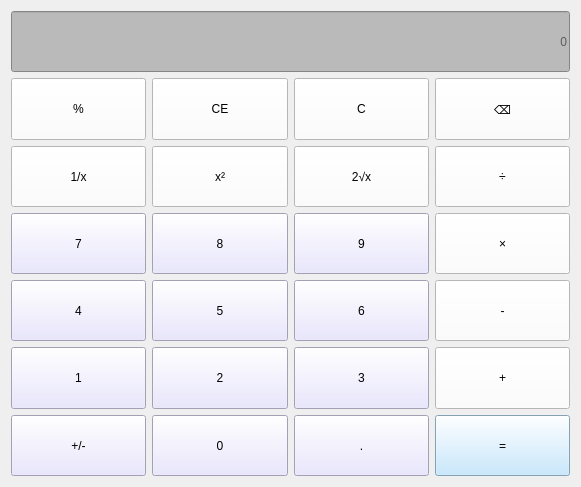
<?xml version="1.0" encoding="UTF-8"?>
<ui version="4.0">
 <class>Standard</class>
 <widget class="QWidget" name="Standard">
  <property name="geometry">
   <rect>
    <x>0</x>
    <y>0</y>
    <width>581</width>
    <height>487</height>
   </rect>
  </property>
  <property name="windowTitle">
   <string>Form</string>
  </property>
  <layout class="QHBoxLayout" name="horizontalLayout">
   <item>
    <layout class="QGridLayout" name="gridLayout">
     <item row="4" column="2">
      <widget class="QPushButton" name="btnNum6">
       <property name="sizePolicy">
        <sizepolicy hsizetype="Minimum" vsizetype="Minimum">
         <horstretch>0</horstretch>
         <verstretch>0</verstretch>
        </sizepolicy>
       </property>
       <property name="styleSheet">
        <string notr="true">QPushButton{
	font: 25 18pt &quot;Bahnschrift Light&quot;;
	background-color: rgb(228, 224, 255);
}

QPushButton::hover{
	background-color: rgb(177, 171, 255);
	color:black;
}

QPushButton::pressed{
	background-color: rgb(255, 255, 255);
	color:black;
}</string>
       </property>
       <property name="text">
        <string>6</string>
       </property>
      </widget>
     </item>
     <item row="4" column="0">
      <widget class="QPushButton" name="btnNum4">
       <property name="sizePolicy">
        <sizepolicy hsizetype="Minimum" vsizetype="Minimum">
         <horstretch>0</horstretch>
         <verstretch>0</verstretch>
        </sizepolicy>
       </property>
       <property name="styleSheet">
        <string notr="true">QPushButton{
	font: 25 18pt &quot;Bahnschrift Light&quot;;
	background-color: rgb(228, 224, 255);
}

QPushButton::hover{
	background-color: rgb(177, 171, 255);
	color:black;
}

QPushButton::pressed{
	background-color: rgb(255, 255, 255);
	color:black;
}</string>
       </property>
       <property name="text">
        <string>4</string>
       </property>
      </widget>
     </item>
     <item row="2" column="0">
      <widget class="QPushButton" name="btnInverse">
       <property name="sizePolicy">
        <sizepolicy hsizetype="Minimum" vsizetype="Minimum">
         <horstretch>0</horstretch>
         <verstretch>0</verstretch>
        </sizepolicy>
       </property>
       <property name="styleSheet">
        <string notr="true">QPushButton{
	font: 25 18pt &quot;Bahnschrift Light&quot;;
	background-color: rgb(255, 255, 255);
}

QPushButton::hover{
	background-color: rgb(177, 171, 255);
	color:black;
}

QPushButton::pressed{
	background-color: rgb(200, 127, 128);
	color:black;
}</string>
       </property>
       <property name="text">
        <string>1/x</string>
       </property>
      </widget>
     </item>
     <item row="6" column="3">
      <widget class="QPushButton" name="btnEqual">
       <property name="sizePolicy">
        <sizepolicy hsizetype="Minimum" vsizetype="Minimum">
         <horstretch>0</horstretch>
         <verstretch>0</verstretch>
        </sizepolicy>
       </property>
       <property name="styleSheet">
        <string notr="true">QPushButton{
	font: 25 18pt &quot;Bahnschrift Light&quot;;
	background-color: rgb(185, 227, 255);
}

QPushButton::hover{
	background-color: rgb(126, 210, 255);
	color:black;
}

QPushButton::pressed{
	background-color: rgb(255, 255, 255);
	color:black;
}
</string>
       </property>
       <property name="text">
        <string>=</string>
       </property>
      </widget>
     </item>
     <item row="2" column="1">
      <widget class="QPushButton" name="btnSquare">
       <property name="sizePolicy">
        <sizepolicy hsizetype="Minimum" vsizetype="Minimum">
         <horstretch>0</horstretch>
         <verstretch>0</verstretch>
        </sizepolicy>
       </property>
       <property name="styleSheet">
        <string notr="true">QPushButton{
	font: 25 18pt &quot;Bahnschrift Light&quot;;
	background-color: rgb(255, 255, 255);
}

QPushButton::hover{
	background-color: rgb(177, 171, 255);
	color:black;
}

QPushButton::pressed{
	background-color: rgb(200, 127, 128);
	color:black;
}</string>
       </property>
       <property name="text">
        <string>x²</string>
       </property>
      </widget>
     </item>
     <item row="5" column="1">
      <widget class="QPushButton" name="btnNum2">
       <property name="sizePolicy">
        <sizepolicy hsizetype="Minimum" vsizetype="Minimum">
         <horstretch>0</horstretch>
         <verstretch>0</verstretch>
        </sizepolicy>
       </property>
       <property name="styleSheet">
        <string notr="true">QPushButton{
	font: 25 18pt &quot;Bahnschrift Light&quot;;
	background-color: rgb(228, 224, 255);
}

QPushButton::hover{
	background-color: rgb(177, 171, 255);
	color:black;
}

QPushButton::pressed{
	background-color: rgb(255, 255, 255);
	color:black;
}</string>
       </property>
       <property name="text">
        <string>2</string>
       </property>
      </widget>
     </item>
     <item row="6" column="0">
      <widget class="QPushButton" name="btnZhengFu">
       <property name="sizePolicy">
        <sizepolicy hsizetype="Minimum" vsizetype="Minimum">
         <horstretch>0</horstretch>
         <verstretch>0</verstretch>
        </sizepolicy>
       </property>
       <property name="styleSheet">
        <string notr="true">QPushButton{
	font: 25 18pt &quot;Bahnschrift Light&quot;;
	background-color: rgb(228, 224, 255);
}

QPushButton::hover{
	background-color: rgb(177, 171, 255);
	color:black;
}

QPushButton::pressed{
	background-color: rgb(255, 255, 255);
	color:black;
}</string>
       </property>
       <property name="text">
        <string>+/-</string>
       </property>
      </widget>
     </item>
     <item row="4" column="3">
      <widget class="QPushButton" name="btnMinus">
       <property name="sizePolicy">
        <sizepolicy hsizetype="Minimum" vsizetype="Minimum">
         <horstretch>0</horstretch>
         <verstretch>0</verstretch>
        </sizepolicy>
       </property>
       <property name="styleSheet">
        <string notr="true">QPushButton{
	font: 25 18pt &quot;Bahnschrift Light&quot;;
	background-color: rgb(255, 255, 255);
}

QPushButton::hover{
	background-color: rgb(177, 171, 255);
	color:black;
}

QPushButton::pressed{
	background-color: rgb(200, 127, 128);
	color:black;
}</string>
       </property>
       <property name="text">
        <string>-</string>
       </property>
      </widget>
     </item>
     <item row="1" column="0">
      <widget class="QPushButton" name="btnPercentage">
       <property name="sizePolicy">
        <sizepolicy hsizetype="Minimum" vsizetype="Minimum">
         <horstretch>0</horstretch>
         <verstretch>0</verstretch>
        </sizepolicy>
       </property>
       <property name="styleSheet">
        <string notr="true">QPushButton{
	font: 25 18pt &quot;Bahnschrift Light&quot;;
	background-color: rgb(255, 255, 255);
}

QPushButton::hover{
	background-color: rgb(177, 171, 255);
	color:black;
}

QPushButton::pressed{
	background-color: rgb(200, 127, 128);
	color:black;
}</string>
       </property>
       <property name="text">
        <string>%</string>
       </property>
      </widget>
     </item>
     <item row="4" column="1">
      <widget class="QPushButton" name="btnNum5">
       <property name="sizePolicy">
        <sizepolicy hsizetype="Minimum" vsizetype="Minimum">
         <horstretch>0</horstretch>
         <verstretch>0</verstretch>
        </sizepolicy>
       </property>
       <property name="styleSheet">
        <string notr="true">QPushButton{
	font: 25 18pt &quot;Bahnschrift Light&quot;;
	background-color: rgb(228, 224, 255);
}

QPushButton::hover{
	background-color: rgb(177, 171, 255);
	color:black;
}

QPushButton::pressed{
	background-color: rgb(255, 255, 255);
	color:black;
}</string>
       </property>
       <property name="text">
        <string>5</string>
       </property>
      </widget>
     </item>
     <item row="2" column="3">
      <widget class="QPushButton" name="btnDivide">
       <property name="sizePolicy">
        <sizepolicy hsizetype="Minimum" vsizetype="Minimum">
         <horstretch>0</horstretch>
         <verstretch>0</verstretch>
        </sizepolicy>
       </property>
       <property name="styleSheet">
        <string notr="true">QPushButton{
	font: 25 18pt &quot;Bahnschrift Light&quot;;
	background-color: rgb(255, 255, 255);
}

QPushButton::hover{
	background-color: rgb(177, 171, 255);
	color:black;
}

QPushButton::pressed{
	background-color: rgb(200, 127, 128);
	color:black;
}</string>
       </property>
       <property name="text">
        <string>÷</string>
       </property>
      </widget>
     </item>
     <item row="1" column="3">
      <widget class="QPushButton" name="btnDel">
       <property name="sizePolicy">
        <sizepolicy hsizetype="Minimum" vsizetype="Minimum">
         <horstretch>0</horstretch>
         <verstretch>0</verstretch>
        </sizepolicy>
       </property>
       <property name="styleSheet">
        <string notr="true">QPushButton{
	font: 25 18pt &quot;Bahnschrift Light&quot;;
	background-color: rgb(255, 255, 255);
}

QPushButton::hover{
	background-color: rgb(177, 171, 255);
	color:black;
}

QPushButton::pressed{
	background-color: rgb(200, 127, 128);
	color:black;
}</string>
       </property>
       <property name="text">
        <string>⌫</string>
       </property>
      </widget>
     </item>
     <item row="3" column="0">
      <widget class="QPushButton" name="btnNum7">
       <property name="sizePolicy">
        <sizepolicy hsizetype="Minimum" vsizetype="Minimum">
         <horstretch>0</horstretch>
         <verstretch>0</verstretch>
        </sizepolicy>
       </property>
       <property name="styleSheet">
        <string notr="true">QPushButton{
	font: 25 18pt &quot;Bahnschrift Light&quot;;
	background-color: rgb(228, 224, 255);
}

QPushButton::hover{
	background-color: rgb(177, 171, 255);
	color:black;
}

QPushButton::pressed{
	background-color: rgb(255, 255, 255);
	color:black;
}
</string>
       </property>
       <property name="text">
        <string>7</string>
       </property>
      </widget>
     </item>
     <item row="3" column="2">
      <widget class="QPushButton" name="btnNum9">
       <property name="sizePolicy">
        <sizepolicy hsizetype="Minimum" vsizetype="Minimum">
         <horstretch>0</horstretch>
         <verstretch>0</verstretch>
        </sizepolicy>
       </property>
       <property name="styleSheet">
        <string notr="true">QPushButton{
	font: 25 18pt &quot;Bahnschrift Light&quot;;
	background-color: rgb(228, 224, 255);
}

QPushButton::hover{
	background-color: rgb(177, 171, 255);
	color:black;
}

QPushButton::pressed{
	background-color: rgb(255, 255, 255);
	color:black;
}</string>
       </property>
       <property name="text">
        <string>9</string>
       </property>
      </widget>
     </item>
     <item row="6" column="1">
      <widget class="QPushButton" name="btnNum0">
       <property name="sizePolicy">
        <sizepolicy hsizetype="Minimum" vsizetype="Minimum">
         <horstretch>0</horstretch>
         <verstretch>0</verstretch>
        </sizepolicy>
       </property>
       <property name="styleSheet">
        <string notr="true">QPushButton{
	font: 25 18pt &quot;Bahnschrift Light&quot;;
	background-color: rgb(228, 224, 255);
}

QPushButton::hover{
	background-color: rgb(177, 171, 255);
	color:black;
}

QPushButton::pressed{
	background-color: rgb(255, 255, 255);
	color:black;
}</string>
       </property>
       <property name="text">
        <string>0</string>
       </property>
      </widget>
     </item>
     <item row="2" column="2">
      <widget class="QPushButton" name="btnSqrt">
       <property name="sizePolicy">
        <sizepolicy hsizetype="Minimum" vsizetype="Minimum">
         <horstretch>0</horstretch>
         <verstretch>0</verstretch>
        </sizepolicy>
       </property>
       <property name="styleSheet">
        <string notr="true">QPushButton{
	font: 25 18pt &quot;Bahnschrift Light&quot;;
	background-color: rgb(255, 255, 255);
}

QPushButton::hover{
	background-color: rgb(177, 171, 255);
	color:black;
}

QPushButton::pressed{
	background-color: rgb(200, 127, 128);
	color:black;
}</string>
       </property>
       <property name="text">
        <string>2√x</string>
       </property>
      </widget>
     </item>
     <item row="3" column="1">
      <widget class="QPushButton" name="btnNum8">
       <property name="sizePolicy">
        <sizepolicy hsizetype="Minimum" vsizetype="Minimum">
         <horstretch>0</horstretch>
         <verstretch>0</verstretch>
        </sizepolicy>
       </property>
       <property name="styleSheet">
        <string notr="true">QPushButton{
	font: 25 18pt &quot;Bahnschrift Light&quot;;
	background-color: rgb(228, 224, 255);
}

QPushButton::hover{
	background-color: rgb(177, 171, 255);
	color:black;
}

QPushButton::pressed{
	background-color: rgb(255, 255, 255);
	color:black;
}
</string>
       </property>
       <property name="text">
        <string>8</string>
       </property>
       <property name="checkable">
        <bool>false</bool>
       </property>
       <property name="autoDefault">
        <bool>false</bool>
       </property>
      </widget>
     </item>
     <item row="3" column="3">
      <widget class="QPushButton" name="btnMultiple">
       <property name="sizePolicy">
        <sizepolicy hsizetype="Minimum" vsizetype="Minimum">
         <horstretch>0</horstretch>
         <verstretch>0</verstretch>
        </sizepolicy>
       </property>
       <property name="styleSheet">
        <string notr="true">QPushButton{
	font: 25 18pt &quot;Bahnschrift Light&quot;;
	background-color: rgb(255, 255, 255);
}

QPushButton::hover{
	background-color: rgb(177, 171, 255);
	color:black;
}

QPushButton::pressed{
	background-color: rgb(200, 127, 128);
	color:black;
}</string>
       </property>
       <property name="text">
        <string>×</string>
       </property>
      </widget>
     </item>
     <item row="5" column="0">
      <widget class="QPushButton" name="btnNum1">
       <property name="sizePolicy">
        <sizepolicy hsizetype="Minimum" vsizetype="Minimum">
         <horstretch>0</horstretch>
         <verstretch>0</verstretch>
        </sizepolicy>
       </property>
       <property name="styleSheet">
        <string notr="true">QPushButton{
	font: 25 18pt &quot;Bahnschrift Light&quot;;
	background-color: rgb(228, 224, 255);
}

QPushButton::hover{
	background-color: rgb(177, 171, 255);
	color:black;
}

QPushButton::pressed{
	background-color: rgb(255, 255, 255);
	color:black;
}</string>
       </property>
       <property name="text">
        <string>1</string>
       </property>
      </widget>
     </item>
     <item row="6" column="2">
      <widget class="QPushButton" name="btnPeriod">
       <property name="sizePolicy">
        <sizepolicy hsizetype="Minimum" vsizetype="Minimum">
         <horstretch>0</horstretch>
         <verstretch>0</verstretch>
        </sizepolicy>
       </property>
       <property name="styleSheet">
        <string notr="true">QPushButton{
	font: 25 18pt &quot;Bahnschrift Light&quot;;
	background-color: rgb(228, 224, 255);
}

QPushButton::hover{
	background-color: rgb(177, 171, 255);
	color:black;
}

QPushButton::pressed{
	background-color: rgb(255, 255, 255);
	color:black;
}</string>
       </property>
       <property name="text">
        <string>.</string>
       </property>
      </widget>
     </item>
     <item row="5" column="3">
      <widget class="QPushButton" name="btnPlus">
       <property name="sizePolicy">
        <sizepolicy hsizetype="Minimum" vsizetype="Minimum">
         <horstretch>0</horstretch>
         <verstretch>0</verstretch>
        </sizepolicy>
       </property>
       <property name="styleSheet">
        <string notr="true">QPushButton{
	font: 25 18pt &quot;Bahnschrift Light&quot;;
	background-color: rgb(255, 255, 255);
}

QPushButton::hover{
	background-color: rgb(177, 171, 255);
	color:black;
}

QPushButton::pressed{
	background-color: rgb(200, 127, 128);
	color:black;
}</string>
       </property>
       <property name="text">
        <string>+</string>
       </property>
      </widget>
     </item>
     <item row="5" column="2">
      <widget class="QPushButton" name="btnNum3">
       <property name="sizePolicy">
        <sizepolicy hsizetype="Minimum" vsizetype="Minimum">
         <horstretch>0</horstretch>
         <verstretch>0</verstretch>
        </sizepolicy>
       </property>
       <property name="styleSheet">
        <string notr="true">QPushButton{
	font: 25 18pt &quot;Bahnschrift Light&quot;;
	background-color: rgb(228, 224, 255);
}

QPushButton::hover{
	background-color: rgb(177, 171, 255);
	color:black;
}

QPushButton::pressed{
	background-color: rgb(255, 255, 255);
	color:black;
}</string>
       </property>
       <property name="text">
        <string>3</string>
       </property>
      </widget>
     </item>
     <item row="1" column="1">
      <widget class="QPushButton" name="btnClear">
       <property name="sizePolicy">
        <sizepolicy hsizetype="Minimum" vsizetype="Minimum">
         <horstretch>0</horstretch>
         <verstretch>0</verstretch>
        </sizepolicy>
       </property>
       <property name="styleSheet">
        <string notr="true">QPushButton{
	font: 25 18pt &quot;Bahnschrift Light&quot;;
	background-color: rgb(255, 255, 255);
}

QPushButton::hover{
	background-color: rgb(177, 171, 255);
	color:black;
}

QPushButton::pressed{
	background-color: rgb(200, 127, 128);
	color:black;
}</string>
       </property>
       <property name="text">
        <string>CE</string>
       </property>
      </widget>
     </item>
     <item row="1" column="2">
      <widget class="QPushButton" name="btnClearAll">
       <property name="sizePolicy">
        <sizepolicy hsizetype="Minimum" vsizetype="Minimum">
         <horstretch>0</horstretch>
         <verstretch>0</verstretch>
        </sizepolicy>
       </property>
       <property name="styleSheet">
        <string notr="true">QPushButton{
	font: 25 18pt &quot;Bahnschrift Light&quot;;
	background-color: rgb(255, 255, 255);
}

QPushButton::hover{
	background-color: rgb(177, 171, 255);
	color:black;
}

QPushButton::pressed{
	background-color: rgb(200, 127, 128);
	color:black;
}</string>
       </property>
       <property name="text">
        <string>C</string>
       </property>
      </widget>
     </item>
     <item row="0" column="0" colspan="4">
      <widget class="QLineEdit" name="display">
       <property name="sizePolicy">
        <sizepolicy hsizetype="Expanding" vsizetype="Preferred">
         <horstretch>0</horstretch>
         <verstretch>0</verstretch>
        </sizepolicy>
       </property>
       <property name="styleSheet">
        <string notr="true">font: 63 20pt &quot;Bahnschrift SemiBold&quot;;
background-color: rgb(186, 186, 186);
</string>
       </property>
       <property name="alignment">
        <set>Qt::AlignRight|Qt::AlignTrailing|Qt::AlignVCenter</set>
       </property>
       <property name="placeholderText">
        <string>0</string>
       </property>
      </widget>
     </item>
    </layout>
   </item>
  </layout>
 </widget>
 <resources/>
 <connections/>
</ui>
